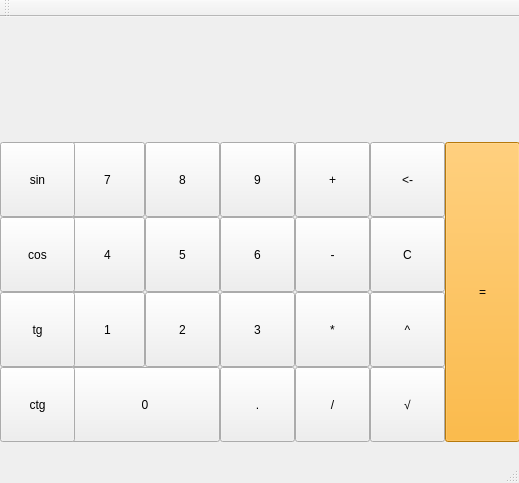
<?xml version="1.0" encoding="UTF-8"?>
<ui version="4.0">
 <class>MainWindow</class>
 <widget class="QMainWindow" name="MainWindow">
  <property name="geometry">
   <rect>
    <x>0</x>
    <y>0</y>
    <width>519</width>
    <height>483</height>
   </rect>
  </property>
  <property name="windowTitle">
   <string>MainWindow</string>
  </property>
  <widget class="QWidget" name="centralWidget">
   <widget class="QPushButton" name="pushButton_7">
    <property name="geometry">
     <rect>
      <x>70</x>
      <y>125</y>
      <width>75</width>
      <height>75</height>
     </rect>
    </property>
    <property name="text">
     <string>7</string>
    </property>
   </widget>
   <widget class="QPushButton" name="pushButton_4">
    <property name="geometry">
     <rect>
      <x>70</x>
      <y>200</y>
      <width>75</width>
      <height>75</height>
     </rect>
    </property>
    <property name="text">
     <string>4</string>
    </property>
   </widget>
   <widget class="QPushButton" name="pushButton_0">
    <property name="enabled">
     <bool>true</bool>
    </property>
    <property name="geometry">
     <rect>
      <x>70</x>
      <y>350</y>
      <width>150</width>
      <height>75</height>
     </rect>
    </property>
    <property name="text">
     <string>0</string>
    </property>
   </widget>
   <widget class="QPushButton" name="pushButton_8">
    <property name="geometry">
     <rect>
      <x>145</x>
      <y>125</y>
      <width>75</width>
      <height>75</height>
     </rect>
    </property>
    <property name="text">
     <string>8</string>
    </property>
   </widget>
   <widget class="QPushButton" name="pushButton_5">
    <property name="geometry">
     <rect>
      <x>145</x>
      <y>200</y>
      <width>75</width>
      <height>75</height>
     </rect>
    </property>
    <property name="text">
     <string>5</string>
    </property>
   </widget>
   <widget class="QPushButton" name="pushButton_2">
    <property name="geometry">
     <rect>
      <x>145</x>
      <y>275</y>
      <width>75</width>
      <height>75</height>
     </rect>
    </property>
    <property name="text">
     <string>2</string>
    </property>
   </widget>
   <widget class="QPushButton" name="pushButton_9">
    <property name="geometry">
     <rect>
      <x>220</x>
      <y>125</y>
      <width>75</width>
      <height>75</height>
     </rect>
    </property>
    <property name="text">
     <string>9</string>
    </property>
   </widget>
   <widget class="QPushButton" name="pushButton_6">
    <property name="geometry">
     <rect>
      <x>220</x>
      <y>200</y>
      <width>75</width>
      <height>75</height>
     </rect>
    </property>
    <property name="text">
     <string>6</string>
    </property>
   </widget>
   <widget class="QPushButton" name="pushButton_3">
    <property name="geometry">
     <rect>
      <x>220</x>
      <y>275</y>
      <width>75</width>
      <height>75</height>
     </rect>
    </property>
    <property name="text">
     <string>3</string>
    </property>
   </widget>
   <widget class="QPushButton" name="pushButton_1">
    <property name="geometry">
     <rect>
      <x>70</x>
      <y>275</y>
      <width>75</width>
      <height>75</height>
     </rect>
    </property>
    <property name="text">
     <string>1</string>
    </property>
   </widget>
   <widget class="QPushButton" name="pushButton_dot">
    <property name="geometry">
     <rect>
      <x>220</x>
      <y>350</y>
      <width>75</width>
      <height>75</height>
     </rect>
    </property>
    <property name="text">
     <string>.</string>
    </property>
   </widget>
   <widget class="QPushButton" name="pushButton_plus">
    <property name="geometry">
     <rect>
      <x>295</x>
      <y>125</y>
      <width>75</width>
      <height>75</height>
     </rect>
    </property>
    <property name="text">
     <string>+</string>
    </property>
   </widget>
   <widget class="QPushButton" name="pushButton_minus">
    <property name="geometry">
     <rect>
      <x>295</x>
      <y>200</y>
      <width>75</width>
      <height>75</height>
     </rect>
    </property>
    <property name="text">
     <string>-</string>
    </property>
   </widget>
   <widget class="QPushButton" name="pushButton_multiplication">
    <property name="geometry">
     <rect>
      <x>295</x>
      <y>275</y>
      <width>75</width>
      <height>75</height>
     </rect>
    </property>
    <property name="text">
     <string>*</string>
    </property>
   </widget>
   <widget class="QPushButton" name="pushButton_division">
    <property name="geometry">
     <rect>
      <x>295</x>
      <y>350</y>
      <width>75</width>
      <height>75</height>
     </rect>
    </property>
    <property name="text">
     <string>/</string>
    </property>
   </widget>
   <widget class="QLabel" name="show_result">
    <property name="geometry">
     <rect>
      <x>0</x>
      <y>2</y>
      <width>521</width>
      <height>121</height>
     </rect>
    </property>
    <property name="text">
     <string/>
    </property>
   </widget>
   <widget class="QPushButton" name="pushButton_result">
    <property name="geometry">
     <rect>
      <x>445</x>
      <y>125</y>
      <width>75</width>
      <height>300</height>
     </rect>
    </property>
    <property name="styleSheet">
     <string notr="true">background-color: rgb(255, 170, 15);</string>
    </property>
    <property name="text">
     <string>=</string>
    </property>
   </widget>
   <widget class="QPushButton" name="pushButton_sin">
    <property name="geometry">
     <rect>
      <x>0</x>
      <y>125</y>
      <width>75</width>
      <height>75</height>
     </rect>
    </property>
    <property name="text">
     <string>sin</string>
    </property>
   </widget>
   <widget class="QPushButton" name="pushButton_cos">
    <property name="geometry">
     <rect>
      <x>0</x>
      <y>200</y>
      <width>75</width>
      <height>75</height>
     </rect>
    </property>
    <property name="text">
     <string>cos</string>
    </property>
   </widget>
   <widget class="QPushButton" name="pushButton_tg">
    <property name="geometry">
     <rect>
      <x>0</x>
      <y>275</y>
      <width>75</width>
      <height>75</height>
     </rect>
    </property>
    <property name="text">
     <string>tg</string>
    </property>
   </widget>
   <widget class="QPushButton" name="pushButton_ctg">
    <property name="geometry">
     <rect>
      <x>0</x>
      <y>350</y>
      <width>75</width>
      <height>75</height>
     </rect>
    </property>
    <property name="text">
     <string>ctg</string>
    </property>
   </widget>
   <widget class="QPushButton" name="pushButton_back">
    <property name="geometry">
     <rect>
      <x>370</x>
      <y>125</y>
      <width>75</width>
      <height>75</height>
     </rect>
    </property>
    <property name="text">
     <string>&lt;-</string>
    </property>
   </widget>
   <widget class="QPushButton" name="pushButton_delete_all">
    <property name="geometry">
     <rect>
      <x>370</x>
      <y>200</y>
      <width>75</width>
      <height>75</height>
     </rect>
    </property>
    <property name="text">
     <string>C</string>
    </property>
   </widget>
   <widget class="QPushButton" name="pushButton_pow">
    <property name="geometry">
     <rect>
      <x>370</x>
      <y>275</y>
      <width>75</width>
      <height>75</height>
     </rect>
    </property>
    <property name="text">
     <string>^</string>
    </property>
   </widget>
   <widget class="QPushButton" name="pushButton_radix">
    <property name="geometry">
     <rect>
      <x>370</x>
      <y>350</y>
      <width>75</width>
      <height>75</height>
     </rect>
    </property>
    <property name="text">
     <string>√</string>
    </property>
   </widget>
  </widget>
  <widget class="QToolBar" name="mainToolBar">
   <attribute name="toolBarArea">
    <enum>TopToolBarArea</enum>
   </attribute>
   <attribute name="toolBarBreak">
    <bool>false</bool>
   </attribute>
  </widget>
  <widget class="QMenuBar" name="menuBar">
   <property name="geometry">
    <rect>
     <x>0</x>
     <y>0</y>
     <width>519</width>
     <height>21</height>
    </rect>
   </property>
  </widget>
  <widget class="QStatusBar" name="statusBar"/>
 </widget>
 <layoutdefault spacing="6" margin="11"/>
 <resources/>
 <connections/>
</ui>
